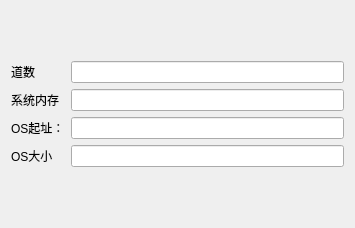
<?xml version="1.0" encoding="UTF-8"?>
<ui version="4.0">
 <class>Settings</class>
 <widget class="QWidget" name="Settings">
  <property name="geometry">
   <rect>
    <x>0</x>
    <y>0</y>
    <width>355</width>
    <height>228</height>
   </rect>
  </property>
  <property name="windowTitle">
   <string>Settings</string>
  </property>
  <layout class="QGridLayout" name="gridLayout">
   <item row="2" column="0">
    <spacer name="verticalSpacer_2">
     <property name="orientation">
      <enum>Qt::Vertical</enum>
     </property>
     <property name="sizeHint" stdset="0">
      <size>
       <width>20</width>
       <height>40</height>
      </size>
     </property>
    </spacer>
   </item>
   <item row="0" column="0">
    <spacer name="verticalSpacer">
     <property name="orientation">
      <enum>Qt::Vertical</enum>
     </property>
     <property name="sizeHint" stdset="0">
      <size>
       <width>20</width>
       <height>40</height>
      </size>
     </property>
    </spacer>
   </item>
   <item row="1" column="0">
    <layout class="QFormLayout" name="formLayout">
     <item row="1" column="0">
      <widget class="QLabel" name="RAMLabel">
       <property name="text">
        <string>系统内存</string>
       </property>
      </widget>
     </item>
     <item row="1" column="1">
      <widget class="QLineEdit" name="RAMLineEdit">
       <property name="readOnly">
        <bool>true</bool>
       </property>
      </widget>
     </item>
     <item row="2" column="0">
      <widget class="QLabel" name="OSStartLabel">
       <property name="text">
        <string>OS起址：</string>
       </property>
      </widget>
     </item>
     <item row="2" column="1">
      <widget class="QLineEdit" name="OSStartLineEdit">
       <property name="readOnly">
        <bool>true</bool>
       </property>
      </widget>
     </item>
     <item row="3" column="0">
      <widget class="QLabel" name="OSSizeLabel">
       <property name="text">
        <string>OS大小</string>
       </property>
      </widget>
     </item>
     <item row="3" column="1">
      <widget class="QLineEdit" name="OSSizeLineEdit">
       <property name="readOnly">
        <bool>true</bool>
       </property>
      </widget>
     </item>
     <item row="0" column="0">
      <widget class="QLabel" name="numLabel">
       <property name="text">
        <string>道数</string>
       </property>
      </widget>
     </item>
     <item row="0" column="1">
      <widget class="QLineEdit" name="numLineEdit">
       <property name="readOnly">
        <bool>true</bool>
       </property>
      </widget>
     </item>
    </layout>
   </item>
  </layout>
 </widget>
 <resources/>
 <connections/>
</ui>
